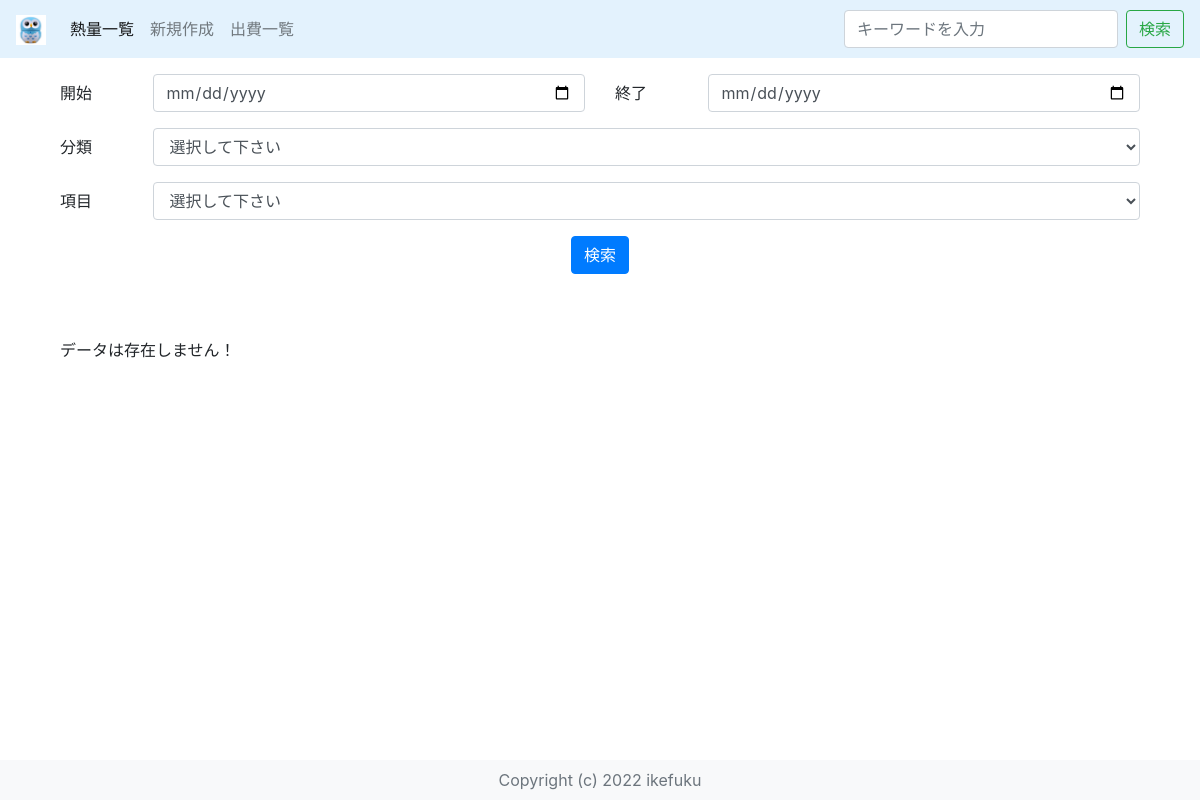
The app's page /caloriesearch.php, older data.
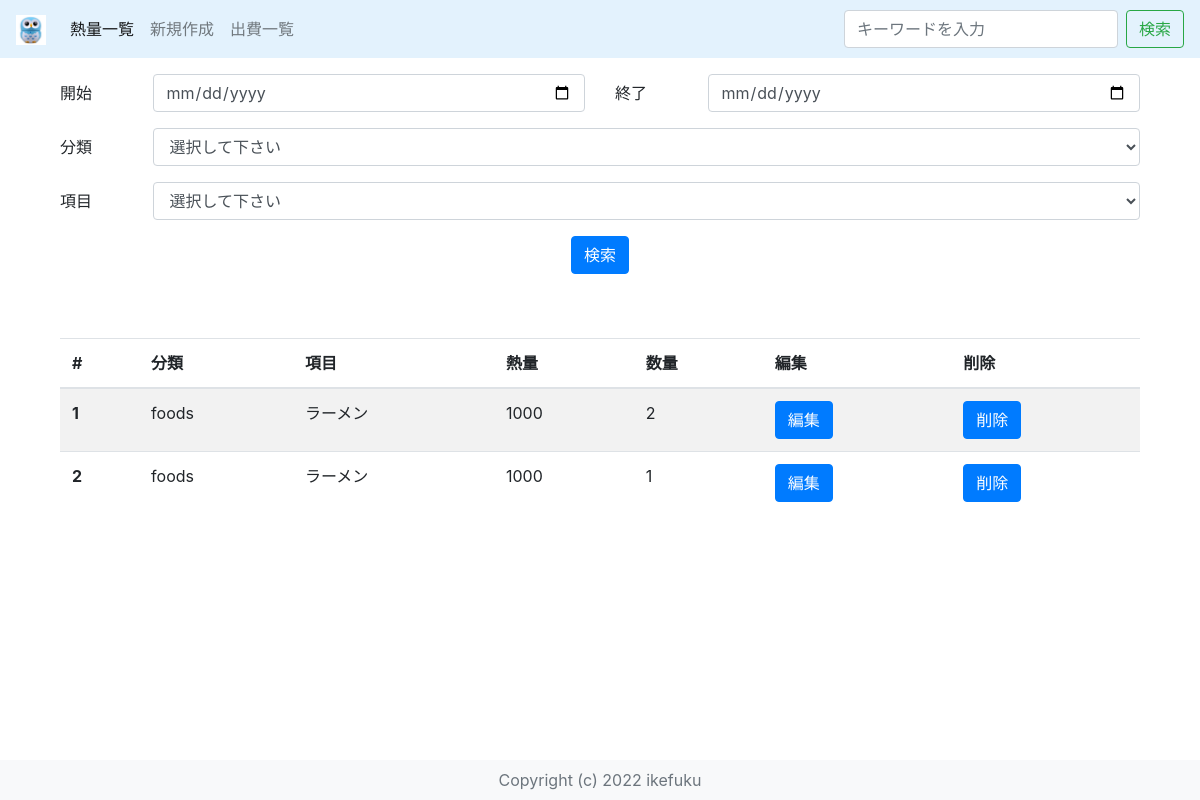
The same page, newer data.
### tables this page shows
CREATE TABLE `dailycalorie` (
  `id` int(3) UNSIGNED NOT NULL,
  `tgtdate` varchar(10) NOT NULL COMMENT '対象日',
  `category` varchar(100) DEFAULT NULL,
  `item` varchar(100) DEFAULT NULL,
  `quantity` int(3) NOT NULL DEFAULT 0,
  `calorie` int(4) DEFAULT NULL,
  `picdata` varchar(255) DEFAULT NULL,
  `delflag` int(1) DEFAULT NULL,
  `created_at` timestamp NOT NULL DEFAULT current_timestamp(),
  `updated_at` timestamp NOT NULL DEFAULT current_timestamp() ON UPDATE current_timestamp()
);

CREATE TABLE `items` (
  `id` int(11) NOT NULL,
  `item` int(3) NOT NULL,
  `itemname` varchar(100) NOT NULL
);

### lib/connect.php (called while the page is built, shortened)
<?php
class connect
{
    public function __construct()
    {
        $dsn = "mysql:host=" . self::HOST . ";dbname=" . self::DB_NAME . ";charset=utf8mb4";
        try {
            $this->dbh = new PDO($dsn, self::USER, self::PASS);
        } catch (Exception $e) {
            exit($e->getMessage());
        }
    }
}

### lib/queryCalorieData.php (called while the page is built, shortened)
<?php
include __DIR__.'/calorieData.php';
class QueryCalorieData extends connect
{
    public function getAllData($tgtdate,$page = 1, $limit = 8)
    {
        $pager = array('totalcnt' => null, 'persons' => null);
        $start = ($page - 1) * $limit;
        $limit=8;
        try
        {
            $stmt = $this->dbh->prepare("SELECT COUNT(*) as totalcnt FROM dailycalorie where tgtdate=:tgtdate");
            $stmt->bindParam(':tgtdate', $tgtdate, PDO::PARAM_STR);
            $stmt->execute();
            $totalcnt= $stmt->fetch(PDO::FETCH_COLUMN);
            $stmt = $this->dbh->prepare("SELECT  dc.id as id ,dc.tgtdate as tgtdate, dc.category as category,im.itemname as itemname, dc.calorie as calorie,dc.quantity as quantity FROM dailycalorie as dc left join items as im on dc.item = im.item where tgtdate=:tgtdate LIMIT :start, :limit");
            $stmt->bindParam(':tgtdate', $tgtdate, PDO::PARAM_STR);
            $stmt->bindParam(':start', $start, PDO::PARAM_INT);
            $stmt->bindParam(':limit', $limit, PDO::PARAM_INT);
            $stmt->execute();
            $data = $this->setAllData($stmt->fetchAll(PDO::FETCH_ASSOC));
            $stmt = $this->dbh->prepare("SELECT sum(calorie) FROM dailycalorie  group by tgtdate having tgtdate=:tgtdate");
            $stmt->bindParam(':tgtdate', $tgtdate, PDO::PARAM_STR);
            $stmt->execute();
            $sumcalorie = $stmt->fetch(PDO::FETCH_COLUMN);
            $pager['totalcnt'] = $totalcnt;
            $pager['data'] = $data;
            $pager['sumcalorie']=$sumcalorie;
        }
        catch(Exception $ex)
        {
            return "DB:Error";
        }
        return $pager;
    }
    public function setAllData($resutls)
    {
        $tmp = array();
        foreach ($resutls as $result)
        {
            $qd = new CalorieData();
            $qd->setId($result["id"]);
            $qd->setTgtDate($result["tgtdate"]);
            $qd->setCategory($result["category"]);
            $qd->setItem($result["itemname"]);
            $qd->setQuantity($result["quantity"]);
            $qd->setCalorie($result["calorie"]);
            $tmp[] = $qd;
        }
        return  $tmp;
    }
}

### lib/calorieData.php (called while the page is built, shortened)
<?php
class CalorieData
{
    private $id=null;
    private $category = null;
    private $item = null;
    private $calorie = null;
    private $quantity = null;
    public function getId()
    {
        return $this->id;
    }
    public function getCategory()
    {
        return $this->category;
    }
    public function getItem()
    {
        return $this->item;
    }
    public function getCalorie()
    {
        return $this->calorie;
    }
    public function getQuantity()
    {
        return $this->quantity;
    }
    public function setId($id)
    {
        $this->id=$id;
    }
    public function setCategory($category)
    {
        $this->category=$category;
    }
    public function setItem($item)
    {
        $this->item = $item;
    }
    public function setCalorie($calorie)
    {
        $this->calorie=$calorie;
    }
    public function setQuantity($quantity)
    {
        $this->quantity=$quantity;
    }
}

### caloriesearch.php (the view, shortened to what the changed rows need)
<?php
    include 'lib/connect.php';
    include 'lib/queryCalorieData.php';
    $tgtday="";
    $querySpendingData = new QueryCalorieData();
    $results=$querySpendingData->getAllData($tgtday);
?>
<!doctype html>
<html lang="ja">
<head>
    <link rel="stylesheet" href="https://stackpath.bootstrapcdn.com/bootstrap/4.3.1/css/bootstrap.min.css"
>
    <link rel="stylesheet" href="https://getbootstrap.com/docs/4.3/assets/css/docs.min.css">
</head>
<body style=" padding-top: 50px;">
    <div class="container mb-3">
        <main>
            <div class="container">
                <form class="mt-4 pb-3" action="caloriesearch.php" method="post" id="searchForm">
                    <div class="form-group row ">
                    </div>
                    <div class="form-group row">
                    </div>
                    <div class="form-group row">
                    </div>
                    <div class="mb-5 d-flex justify-content-center align-items-center">
                    </div>
                </form>
                    <?php if(!empty($results["data"]))
                    {
                        print '<div class="table-responsive-md">';
                        print '<table class="table table-hover table-striped text-nowrap">';
                        print '<thead>';
                        print '<tr>';
                        print '<th>#</th>';
                        print '<th>分類</th>';
                        print '<th>項目</th>';
                        print '<th>熱量</th>';
                        print '<th>数量</th>';
                        print '<th>編集</th>';
                        print '<th>削除</th>';
                        print '</tr>';
                        print '</thead>';
                        print '<tbody>';
                        foreach($results["data"] as $key=>$data)
                        {
                            print '<tr>';
                            print '<th>'.( intval($key)+1).'</th>';
                            print '<td>'.$data->getCategory().'</td>';
                            print '<td>'.$data->getItem().'</td>';
                            print '<td>'.$data->getCalorie().'</td>';
                            print '<td>'.$data->getQuantity().'</td>';
                            print '<td><a href="calorieedit.php?id='.$data->getId().'" class="btn btn-primary btn-xs">編集</a></td>';
                            print '<td><a href="calorieedit.php" class="btn btn-primary btn-xs">削除</a></td>';
                            print '</tr>';
                        }
                        print '</tbody>';
                        print '</table>';
                        print '</div>';
                        print '</div>';
                        print '</div>';
                    }
                    else
                    {
                        print  '<div id="alert">データは存在しません！</div>';
                    }
                    ?>
                </div>
            </div>
</body>
</html>

Row changes from the older to the newer data that the page shows:
now on this page (row edited): dailycalorie: key "1", category "foods", items.itemname "ラーメン", calorie "1000", quantity "2"
now on this page (row edited): dailycalorie: key "2", category "foods", items.itemname "ラーメン", calorie "1000", quantity "1"
Text that changed along with them:
text no longer shown: "データは存在しません！"
text now shown: "# 分類 項目 熱量 数量 編集 削除"
